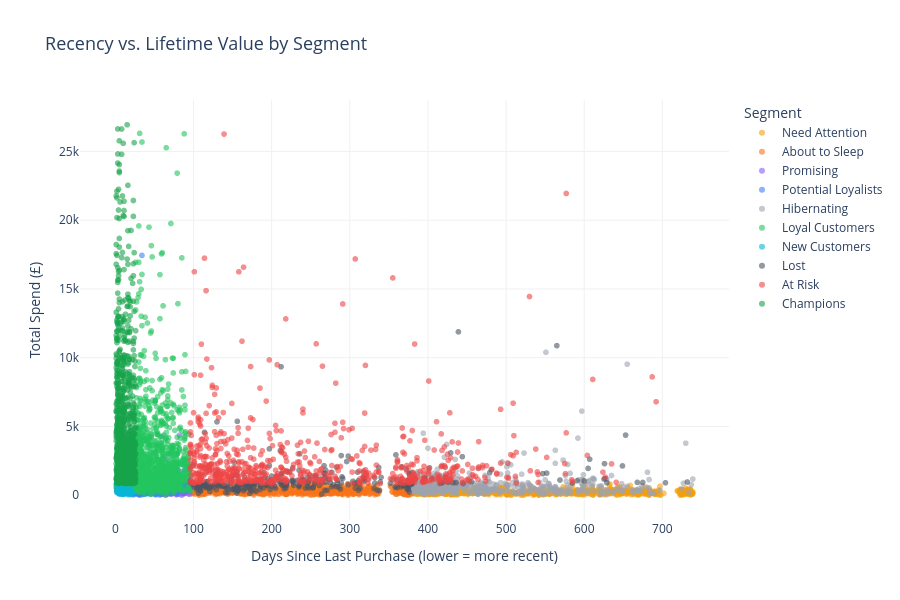

The code cell stored with this chart in its notebook:
### Code cell
# ─────────────────────────────────────────────
# VISUALIZATION 4: Recency vs Monetary Scatter
# Coloured by segment. Shows the spread of
# customer value vs. how recently they bought.
# ─────────────────────────────────────────────

# Cap monetary at 99th percentile for readability
monetary_cap = df_segments['monetary'].quantile(0.99)
df_plot = df_segments[df_segments['monetary'] <= monetary_cap].copy()

fig = px.scatter(
    df_plot,
    x           = 'recency_days',
    y           = 'monetary',
    color       = 'segment',
    color_discrete_map = SEGMENT_COLORS,
    opacity     = 0.6,
    title       = 'Recency vs. Lifetime Value by Segment',
    labels      = {
        'recency_days' : 'Days Since Last Purchase (lower = more recent)',
        'monetary'     : 'Total Spend (£)',
        'segment'      : 'Segment'
    },
    hover_data  = ['customer_id', 'frequency', 'rfm_string']
)
fig.update_layout(
    height          = 600,
    plot_bgcolor    = 'white',
    title_font_size = 18
)
fig.update_xaxes(showgrid=True, gridcolor='#f0f0f0')
fig.update_yaxes(showgrid=True, gridcolor='#f0f0f0')
fig.show()

### Figure 1 — Plotly figure (JSON) as saved in the notebook; plotly's stock layout.template omitted (floating-point values rounded to 4 significant figures; data arrays with more than 128 entries replaced by an {"elided": "..."} marker saying what was removed)
{"data": [{"customdata": {"elided": "807x3 mixed values"}, "hovertemplate": "Segment=Need Attention<br>Days Since Last Purchase (lower = more recent)=%{x}<br>Total Spend (£)=%{y}<br>customer_id=%{customdata[0]}<br>frequency=%{customdata[1]}<br>rfm_string=%{customdata[2]}<extra></extra>", "legendgroup": "Need Attention", "marker": {"color": "#f59e0b", "opacity": 0.6, "symbol": "circle"}, "mode": "markers", "name": "Need Attention", "showlegend": true, "type": "scattergl", "x": {"elided": "807 int values"}, "xaxis": "x", "y": {"elided": "807 float values"}, "yaxis": "y"}, {"customdata": {"elided": "680x3 mixed values"}, "hovertemplate": "Segment=About to Sleep<br>Days Since Last Purchase (lower = more recent)=%{x}<br>Total Spend (£)=%{y}<br>customer_id=%{customdata[0]}<br>frequency=%{customdata[1]}<br>rfm_string=%{customdata[2]}<extra></extra>", "legendgroup": "About to Sleep", "marker": {"color": "#f97316", "opacity": 0.6, "symbol": "circle"}, "mode": "markers", "name": "About to Sleep", "showlegend": true, "type": "scattergl", "x": {"elided": "680 int values"}, "xaxis": "x", "y": {"elided": "680 float values"}, "yaxis": "y"}, {"customdata": {"elided": "136x3 mixed values"}, "hovertemplate": "Segment=Promising<br>Days Since Last Purchase (lower = more recent)=%{x}<br>Total Spend (£)=%{y}<br>customer_id=%{customdata[0]}<br>frequency=%{customdata[1]}<br>rfm_string=%{customdata[2]}<extra></extra>", "legendgroup": "Promising", "marker": {"color": "#8b5cf6", "opacity": 0.6, "symbol": "circle"}, "mode": "markers", "name": "Promising", "showlegend": true, "type": "scattergl", "x": {"elided": "136 int values"}, "xaxis": "x", "y": {"elided": "136 float values"}, "yaxis": "y"}, {"customdata": {"elided": "606x3 mixed values"}, "hovertemplate": "Segment=Potential Loyalists<br>Days Since Last Purchase (lower = more recent)=%{x}<br>Total Spend (£)=%{y}<br>customer_id=%{customdata[0]}<br>frequency=%{customdata[1]}<br>rfm_string=%{customdata[2]}<extra></extra>", "legendgroup": "Potential Loyalists", "marker": {"color": "#3b82f6", "opacity": 0.6, "symbol": "circle"}, "mode": "markers", "name": "Potential Loyalists", "showlegend": true, "type": "scattergl", "x": {"elided": "606 int values"}, "xaxis": "x", "y": {"elided": "606 float values"}, "yaxis": "y"}, {"customdata": {"elided": "480x3 mixed values"}, "hovertemplate": "Segment=Hibernating<br>Days Since Last Purchase (lower = more recent)=%{x}<br>Total Spend (£)=%{y}<br>customer_id=%{customdata[0]}<br>frequency=%{customdata[1]}<br>rfm_string=%{customdata[2]}<extra></extra>", "legendgroup": "Hibernating", "marker": {"color": "#9ca3af", "opacity": 0.6, "symbol": "circle"}, "mode": "markers", "name": "Hibernating", "showlegend": true, "type": "scattergl", "x": {"elided": "480 int values"}, "xaxis": "x", "y": {"elided": "480 float values"}, "yaxis": "y"}, {"customdata": {"elided": "1089x3 mixed values"}, "hovertemplate": "Segment=Loyal Customers<br>Days Since Last Purchase (lower = more recent)=%{x}<br>Total Spend (£)=%{y}<br>customer_id=%{customdata[0]}<br>frequency=%{customdata[1]}<br>rfm_string=%{customdata[2]}<extra></extra>", "legendgroup": "Loyal Customers", "marker": {"color": "#22c55e", "opacity": 0.6, "symbol": "circle"}, "mode": "markers", "name": "Loyal Customers", "showlegend": true, "type": "scattergl", "x": {"elided": "1089 int values"}, "xaxis": "x", "y": {"elided": "1089 float values"}, "yaxis": "y"}, {"customdata": {"elided": "80x3 mixed values"}, "hovertemplate": "Segment=New Customers<br>Days Since Last Purchase (lower = more recent)=%{x}<br>Total Spend (£)=%{y}<br>customer_id=%{customdata[0]}<br>frequency=%{customdata[1]}<br>rfm_string=%{customdata[2]}<extra></extra>", "legendgroup": "New Customers", "marker": {"color": "#06b6d4", "opacity": 0.6, "symbol": "circle"}, "mode": "markers", "name": "New Customers", "showlegend": true, "type": "scattergl", "x": [19, 16, 8, 9, 5, 18, 19, 15, 8, 12, 5, 16, 18, 11, 4, 5, 13, 10, 18, 9, 22, 4, 20, 8, 19, 22, 19, 19, 2, 11, 18, 20, 8, 11, 11, 16, 12, 4, 4, 11, 20, 15, 8, 16, 20, 11, 20, 18, 18, 4, 15, 19, 18, 18, 4, 11, 2, 17, 5, 15, 9, 2, 12, 10, 20, 6, 12, 16, 13, 12, 12, 6, 8, 4, 12, 19, 1, 16, 12, 3], "xaxis": "x", "y": [43.2, 49.8, 77.5, 80.8, 90.04, 95.34, 97.5, 100.9, 104.0, 114.6, 120.0, 122.6, 128.2, 133.5, 144.1, 150.9, 156.3, 160.2, 161.7, 164.7, 166.1, 168.6, 170.3, 171.4, 178.3, 181.1, 186.0, 195.4, 196.9, 197.3, 199.5, 201.0, 204.0, 214.0, 218.8, 220.6, 227.1, 242.4, 244.4, 246.3, 255.4, 256.1, 270.0, 280.1, 285.6, 301.3, 307.1, 308.7, 309.6, 312.6, 318.2, 318.5, 320.5, 322.1, 329.4, 336.4, 343.5, 348.6, 348.8, 350.9, 353.3, 360.0, 361.6, 366.2, 371.2, 380.1, 389.7, 415.2, 433.9, 471.4, 473.2, 486.2, 538.5, 546.0, 546.0, 632.0, 794.5, 1060.0, 1163.0, 3861.0], "yaxis": "y"}, {"customdata": {"elided": "324x3 mixed values"}, "hovertemplate": "Segment=Lost<br>Days Since Last Purchase (lower = more recent)=%{x}<br>Total Spend (£)=%{y}<br>customer_id=%{customdata[0]}<br>frequency=%{customdata[1]}<br>rfm_string=%{customdata[2]}<extra></extra>", "legendgroup": "Lost", "marker": {"color": "#4b5563", "opacity": 0.6, "symbol": "circle"}, "mode": "markers", "name": "Lost", "showlegend": true, "type": "scattergl", "x": {"elided": "324 int values"}, "xaxis": "x", "y": {"elided": "324 float values"}, "yaxis": "y"}, {"customdata": {"elided": "627x3 mixed values"}, "hovertemplate": "Segment=At Risk<br>Days Since Last Purchase (lower = more recent)=%{x}<br>Total Spend (£)=%{y}<br>customer_id=%{customdata[0]}<br>frequency=%{customdata[1]}<br>rfm_string=%{customdata[2]}<extra></extra>", "legendgroup": "At Risk", "marker": {"color": "#ef4444", "opacity": 0.6, "symbol": "circle"}, "mode": "markers", "name": "At Risk", "showlegend": true, "type": "scattergl", "x": {"elided": "627 int values"}, "xaxis": "x", "y": {"elided": "627 float values"}, "yaxis": "y"}, {"customdata": {"elided": "960x3 mixed values"}, "hovertemplate": "Segment=Champions<br>Days Since Last Purchase (lower = more recent)=%{x}<br>Total Spend (£)=%{y}<br>customer_id=%{customdata[0]}<br>frequency=%{customdata[1]}<br>rfm_string=%{customdata[2]}<extra></extra>", "legendgroup": "Champions", "marker": {"color": "#16a34a", "opacity": 0.6, "symbol": "circle"}, "mode": "markers", "name": "Champions", "showlegend": true, "type": "scattergl", "x": {"elided": "960 int values"}, "xaxis": "x", "y": {"elided": "960 float values"}, "yaxis": "y"}], "layout": {"height": 600, "legend": {"title": {"text": "Segment"}, "tracegroupgap": 0}, "plot_bgcolor": "white", "title": {"font": {"size": 18}, "text": "Recency vs. Lifetime Value by Segment"}, "xaxis": {"anchor": "y", "domain": [0, 1], "gridcolor": "#f0f0f0", "showgrid": true, "title": {"text": "Days Since Last Purchase (lower = more recent)"}}, "yaxis": {"anchor": "x", "domain": [0, 1], "gridcolor": "#f0f0f0", "showgrid": true, "title": {"text": "Total Spend (£)"}}}}
